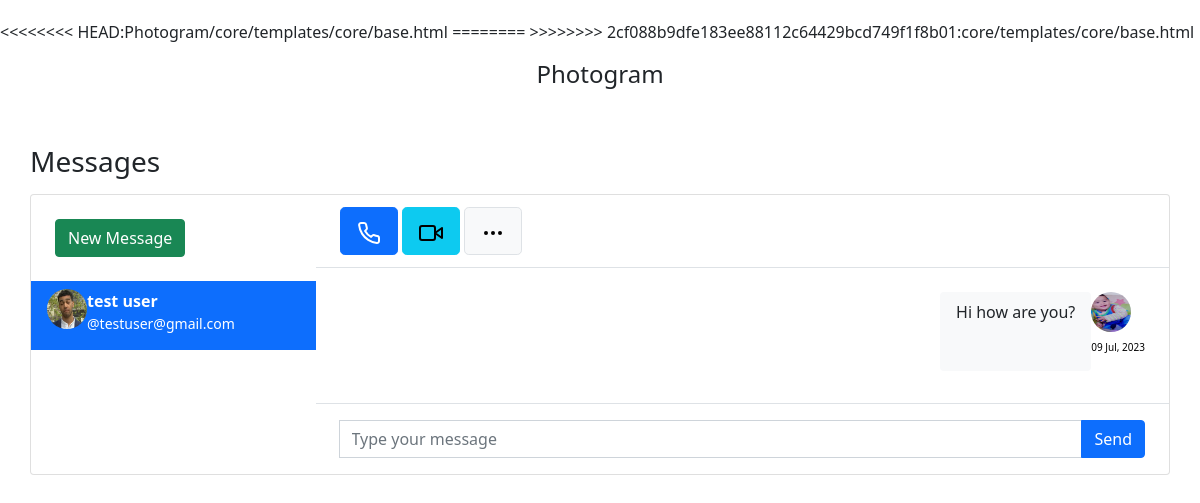
The page /socialfeed/inbox/ (signed in) on the database its author committed.
### socialfeed/models.py (models this page shows, shortened)
class Message(models.Model):
    user = models.ForeignKey(User, on_delete=models.CASCADE, related_name="user")
    sender = models.ForeignKey(User, on_delete=models.CASCADE, related_name="from_user")
    reciepient = models.ForeignKey(User, on_delete=models.CASCADE, related_name="to_user")
    body = models.TextField(null=True)
    date = models.DateTimeField(auto_now_add=True)
    is_read = models.BooleanField(default=False)
    def get_message(user):
        users = []
        messages = Message.objects.filter(user=user).values('reciepient').annotate(last=Max('date')).order_by('-last')
        for message in messages:
            users.append({
                'user': User.objects.get(pk=message['reciepient']),
                'last': message['last'],
                'unread': Message.objects.filter(user=user, reciepient__pk=message['reciepient'], is_read=False).count()
            })
        return users

class UserProfile(models.Model):
    user = models.OneToOneField(User,primary_key=True,verbose_name='user',related_name='profile',on_delete=models.CASCADE)
    avatar = models.ImageField(upload_to='avatar/profile_pics',default='avatar/profile_pics/default.png',)
    name= models.CharField(max_length=30,blank=True,null=True)
    bio = models.TextField(max_length=500,blank=True,null=True)
    date_of_birth = models.DateField(null=True,blank=True)
    location = models.CharField(max_length=100,blank=True,null=True)
    followers = models.ManyToManyField(User,related_name='followers',blank=True)

### socialfeed/views.py (the view)
# urls.py: path('inbox/', inbox, name="inbox"),
@login_required
def inbox(request):
    user = request.user
    messages = Message.get_message(user=request.user)
    active_direct = None
    directs = None
    userprofile = get_object_or_404(UserProfile, user=user)
    if messages:
        message = messages[0]
        active_direct = message['user'].username
        directs = Message.objects.filter(user=request.user, reciepient=message['user'])
        directs.update(is_read=True)
        for message in messages:
            if message['user'].username == active_direct:
                message['unread'] = 0
    context = {
        'directs':directs,
        'messages': messages,
        'active_direct': active_direct,
        'userprofile': userprofile,
    }
    return render(request, 'socialfeed/inbox.html', context)

### socialfeed/templates/socialfeed/inbox.html (shortened to what this page needs)
{% extends 'core/base.html' %}
{% load static %}
{% block content %}
<head>
	<link href="https://cdn.jsdelivr.net/npm/bootstrap@5.1.3/dist/css/bootstrap.min.css" rel="stylesheet">
</head>
<br><br>
<main class="conetent">
    <div class="container p-0">
		<h1 class="h3 mb-3">Messages</h1>
		<div class="card">
			<div class="row g-0">
				<div class="col-12 col-lg-12 col-xl-3 border-right chat-messages" >
					<div class="px-4 d-none d-md-block">
						<div class="d-flex align-items-center">
							<div class="flex-grow-1">
								 <a href= "{% url 'search-users' %}" class="btn btn-success mt-4 mb-4">New Message</a>
							</div>
						</div>
					</div>
					{% for message in messages %}
					<a href="{% url 'directs' message.user.username %}" class="list-group-item list-group-item-action border-0 {% if active_direct == message.user.username %}active{% endif %}">
						<div class="d-flex align-items-start pb-2">
								<img src="{% if message.user.userprofile.avatar %}{{ message.user.userprofile.avatar.url }}{% else %}{% static 'core/images/image.jpg' %}{% endif %}" class="rounded-circle mr-1" alt="img" width="40" height="40">
							<div class="flex-grow-1 ml-6">
								<b>{{message.user.get_full_name}}</b>
								<div class="small"> @{{message.user.username}}</div>
							</div>
						</div>
					</a>
					{% endfor %}
				</div>
				<div class="col-12 col-lg-7 col-xl-9">
					<div class="py-2 px-4 border-bottom d-none d-lg-block">
						<div class="d-flex align-items-center py-1">
							<div>
								<button class="btn btn-primary btn-lg mr-1 px-3"></button>
								<button class="btn btn-info btn-lg mr-1 px-3 d-none d-md-inline-block"></button>
								<button class="btn btn-light border btn-lg px-3"></button>
							</div>
						</div>
					</div>
					<div class="position-relative">
						<div class="chat-messages p-4">
									{% for direct in directs %}
										{% if direct.sender == request.user %}
											<div class="chat-message-right pb-2">
												<div>
													<a href=""><img src="{{ direct.user.profile.avatar.url }}" class="rounded-circle mr-1" alt="img" width="40" height="40"></a>
													<div class="text-muted small text-nowrap mt-2" style="font-size:10px; color: rgba(180, 180, 180, 0);"><p style="font-size:10px; color: black;">{{direct.date|date:"d M, Y"}}</p></div>
												</div>
												<div class="flex-shrink-1 bg-light rounded py-2 px-3 ml-3">
													{{direct.body}}
												</div>
											</div>
										{% endif %}
									{% endfor %}
						</div>
					</div>
                    <div class="flex-grow-0 py-3 px-4 border-top">
                        <form method="POST" role="form" action="{% url 'send-directs' %}">
                            <div class="input-group">
                                <input name="body" type="text" class="form-control" placeholder="Type your message">
                                <button class="btn btn-primary" type="submit">Send</button>
                            </div>
                        </form>
                    </div>
				</div>
			</div>
		</div>
	</div>
</main>
</html>
{% endblock content %}

### socialfeed/templates/socialfeed/inbox.html (style rules this page uses)
body { margin-top:20px; }
.chat-messages { display: flex; flex-direction: column; max-height: 800px; overflow-y: scroll }
.chat-message-left, .chat-message-right { display: flex; flex-shrink: 0 }
.chat-message-right { flex-direction: row-reverse; margin-left: auto }
.py-3 { padding-top: 1rem!important; padding-bottom: 1rem!important; }
.px-4 { padding-right: 1.5rem!important; padding-left: 1.5rem!important; }
.flex-grow-0 { flex-grow: 0!important; }
.border-top { border-top: 1px solid #dee2e6!important; }

### rows shown on the page
Message: user.profile.avatar (picture), date "09 Jul, 2023", body "Hi how are you?"

### other values the page prints
{{ message.user.get_full_name }} "test user"
{{ message.user.username }} "testuser@gmail.com"
